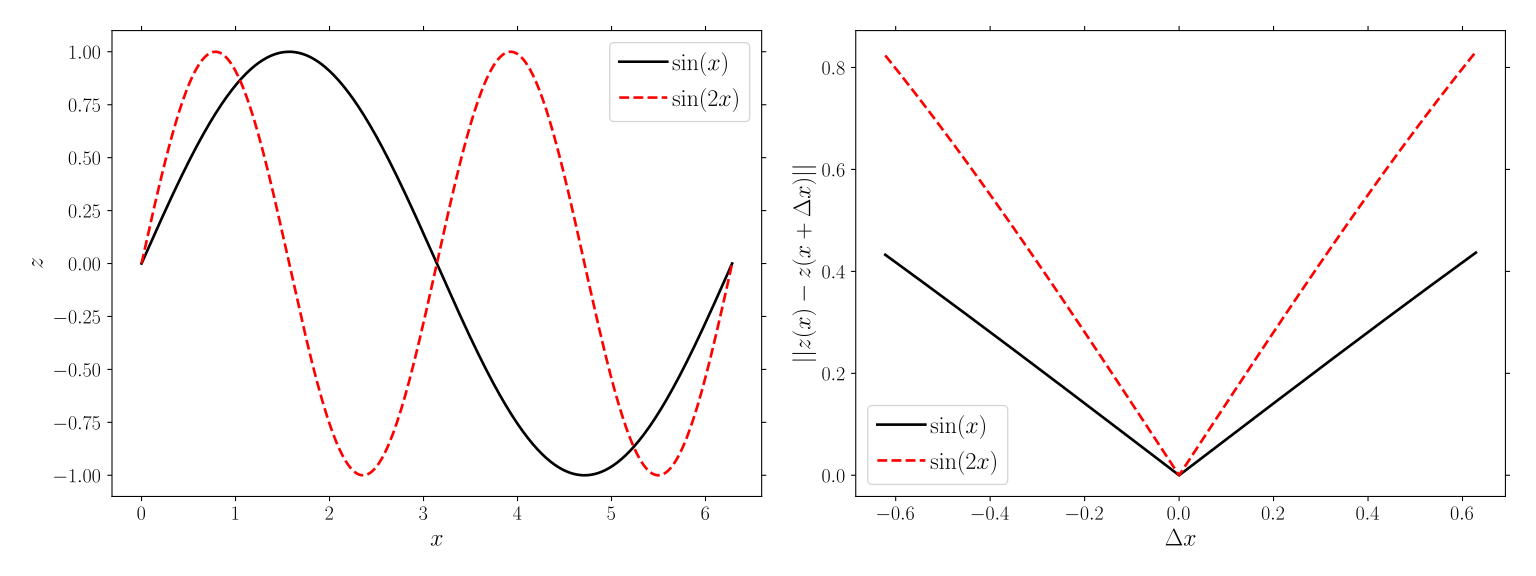

This figure's Python source:
# <snippet>
import numpy as np
import GooseEYE

L = 2.0 * np.pi
N = 1000
h = L / N
x = np.linspace(0, L, N)
y1 = np.sin(x)
y2 = np.sin(2.0 * x)

hh1 = GooseEYE.heightheight(roi=[200], f=y1, periodic=True)
hh2 = GooseEYE.heightheight(roi=[200], f=y2, periodic=True)
dx = GooseEYE.distance(roi=[200], h=[h], dim=0)
# </snippet>

# skip plot with "--no-plot" command line argument
# ------------------------------------------------

import sys

if len(sys.argv) == 2:
    if sys.argv[1] == "--no-plot":
        sys.exit(0)

# plot
# ----

import matplotlib.pyplot as plt

try:
    plt.style.use(['goose','goose-latex'])
except:
    pass

fig, axes = plt.subplots(ncols=2, figsize=(2 * 8, 6))

ax = axes[0]
ax.plot(x, y1, label=r'$\sin (x)$')
ax.plot(x, y2, label=r'$\sin (2x)$', ls='--')
ax.set_xlabel(r'$x$')
ax.set_ylabel(r'$z$')
ax.legend()

ax = axes[1]
ax.plot(dx, hh1, label=r'$\sin (x)$')
ax.plot(dx, hh2, label=r'$\sin (2x)$', ls='--')
ax.set_xlabel(r'$\Delta x$')
ax.set_ylabel(r'$|| z(x) - z(x + \Delta x) ||$')
ax.legend()

plt.savefig('heightheight.svg')
plt.close()
